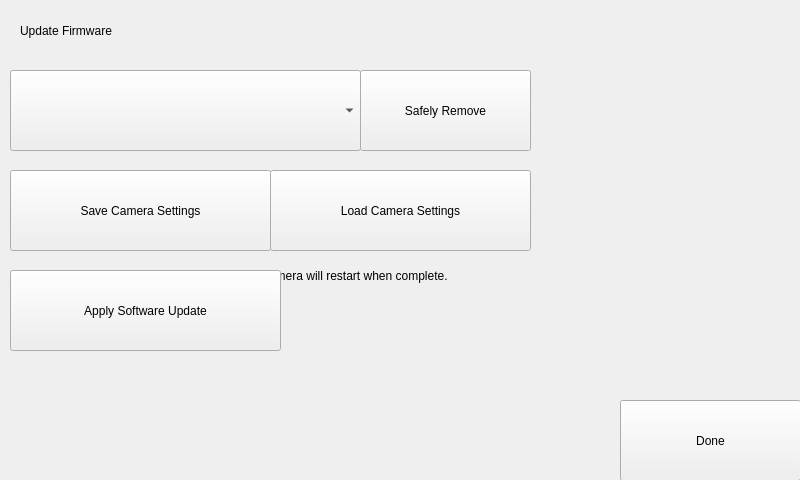
<?xml version="1.0" encoding="UTF-8"?>
<ui version="4.0">
 <class>UpdateFirmware</class>
 <widget class="QWidget" name="UpdateFirmware">
  <property name="geometry">
   <rect>
    <x>0</x>
    <y>0</y>
    <width>800</width>
    <height>480</height>
   </rect>
  </property>
  <property name="windowTitle">
   <string notr="true">Update Firmware</string>
  </property>
  <widget class="Backdrop" name="backdrop">
   <property name="geometry">
    <rect>
     <x>0</x>
     <y>0</y>
     <width>801</width>
     <height>481</height>
    </rect>
   </property>
  </widget>
  <widget class="HeaderLabel" name="headerlabel">
   <property name="geometry">
    <rect>
     <x>20</x>
     <y>10</y>
     <width>231</width>
     <height>41</height>
    </rect>
   </property>
   <property name="text">
    <string>Update Firmware</string>
   </property>
  </widget>
  <widget class="Label" name="label">
   <property name="geometry">
    <rect>
     <x>30</x>
     <y>160</y>
     <width>731</width>
     <height>31</height>
    </rect>
   </property>
   <property name="text">
    <string>2: Back up your configuration to the external storage device. (optional)</string>
   </property>
  </widget>
  <widget class="Button" name="uiSaveCalData">
   <property name="geometry">
    <rect>
     <x>10</x>
     <y>170</y>
     <width>261</width>
     <height>81</height>
    </rect>
   </property>
   <property name="text">
    <string>Save Camera Settings</string>
   </property>
   <property name="clickMarginRight" stdset="0">
    <enum>Button::half</enum>
   </property>
  </widget>
  <widget class="Button" name="uiSafelyRemove">
   <property name="geometry">
    <rect>
     <x>360</x>
     <y>70</y>
     <width>171</width>
     <height>81</height>
    </rect>
   </property>
   <property name="text">
    <string>Safely Remove</string>
   </property>
   <property name="clickMarginLeft" stdset="0">
    <enum>Button::half</enum>
   </property>
  </widget>
  <widget class="Button" name="uiApplyUpdate">
   <property name="geometry">
    <rect>
     <x>10</x>
     <y>270</y>
     <width>271</width>
     <height>81</height>
    </rect>
   </property>
   <property name="text">
    <string>Apply Software Update</string>
   </property>
  </widget>
  <widget class="Button" name="uiLoadCalData">
   <property name="geometry">
    <rect>
     <x>270</x>
     <y>170</y>
     <width>261</width>
     <height>81</height>
    </rect>
   </property>
   <property name="text">
    <string>Load Camera Settings</string>
   </property>
   <property name="clickMarginLeft" stdset="0">
    <enum>Button::half</enum>
   </property>
  </widget>
  <widget class="Button" name="uiDone">
   <property name="geometry">
    <rect>
     <x>620</x>
     <y>400</y>
     <width>181</width>
     <height>81</height>
    </rect>
   </property>
   <property name="text">
    <string>Done</string>
   </property>
  </widget>
  <widget class="FeedbackLabel" name="uiSaveCalDataError">
   <property name="geometry">
    <rect>
     <x>30</x>
     <y>230</y>
     <width>771</width>
     <height>21</height>
    </rect>
   </property>
  </widget>
  <widget class="FeedbackLabel" name="uiApplyUpdateError">
   <property name="geometry">
    <rect>
     <x>30</x>
     <y>330</y>
     <width>741</width>
     <height>21</height>
    </rect>
   </property>
  </widget>
  <widget class="FeedbackLabel" name="uiLoadCalDataError">
   <property name="geometry">
    <rect>
     <x>280</x>
     <y>230</y>
     <width>521</width>
     <height>21</height>
    </rect>
   </property>
  </widget>
  <widget class="Label" name="label_5">
   <property name="geometry">
    <rect>
     <x>30</x>
     <y>60</y>
     <width>731</width>
     <height>31</height>
    </rect>
   </property>
   <property name="text">
    <string>1: Select the external storage device with &quot;camUpdate&quot; on it.</string>
   </property>
  </widget>
  <widget class="Label" name="label_2">
   <property name="geometry">
    <rect>
     <x>30</x>
     <y>260</y>
     <width>731</width>
     <height>31</height>
    </rect>
   </property>
   <property name="text">
    <string>3: Apply the camera firmware upgrade. The camera will restart when complete.</string>
   </property>
  </widget>
  <widget class="FeedbackLabel" name="uiConfirmRemove">
   <property name="geometry">
    <rect>
     <x>30</x>
     <y>130</y>
     <width>771</width>
     <height>21</height>
    </rect>
   </property>
   <property name="text">
    <string>The device can be safely removed.</string>
   </property>
  </widget>
  <widget class="StorageMediaSelect" name="uiMediaSelect">
   <property name="geometry">
    <rect>
     <x>10</x>
     <y>70</y>
     <width>351</width>
     <height>81</height>
    </rect>
   </property>
   <property name="clickMarginRight" stdset="0">
    <enum>ComboBox::half</enum>
   </property>
  </widget>
  <zorder>backdrop</zorder>
  <zorder>uiConfirmRemove</zorder>
  <zorder>headerlabel</zorder>
  <zorder>uiDone</zorder>
  <zorder>uiApplyUpdateError</zorder>
  <zorder>uiSaveCalDataError</zorder>
  <zorder>uiLoadCalDataError</zorder>
  <zorder>label_5</zorder>
  <zorder>label</zorder>
  <zorder>label_2</zorder>
  <zorder>uiSaveCalData</zorder>
  <zorder>uiSafelyRemove</zorder>
  <zorder>uiLoadCalData</zorder>
  <zorder>uiApplyUpdate</zorder>
  <zorder>uiMediaSelect</zorder>
 </widget>
 <customwidgets>
  <customwidget>
   <class>Backdrop</class>
   <extends>QLabel</extends>
   <header>backdrop</header>
  </customwidget>
  <customwidget>
   <class>Button</class>
   <extends>QPushButton</extends>
   <header>button</header>
  </customwidget>
  <customwidget>
   <class>ComboBox</class>
   <extends>QComboBox</extends>
   <header>combo_box</header>
  </customwidget>
  <customwidget>
   <class>FeedbackLabel</class>
   <extends>QLabel</extends>
   <header>feedback_label</header>
  </customwidget>
  <customwidget>
   <class>HeaderLabel</class>
   <extends>QLabel</extends>
   <header>header_label</header>
  </customwidget>
  <customwidget>
   <class>Label</class>
   <extends>QLabel</extends>
   <header>label</header>
  </customwidget>
  <customwidget>
   <class>StorageMediaSelect</class>
   <extends>ComboBox</extends>
   <header>storage_media_select</header>
  </customwidget>
 </customwidgets>
 <tabstops>
  <tabstop>uiDone</tabstop>
  <tabstop>uiSafelyRemove</tabstop>
  <tabstop>uiSaveCalData</tabstop>
  <tabstop>uiLoadCalData</tabstop>
  <tabstop>uiApplyUpdate</tabstop>
 </tabstops>
 <resources/>
 <connections/>
</ui>
